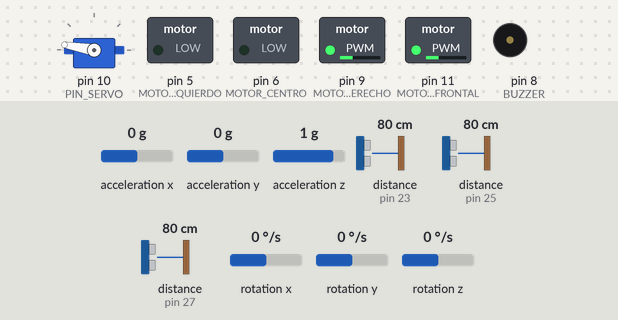
Recording of a sketch running on a simulated Arduino Mega 2560, built with avr-gcc and run on an emulated ATmega2560. Parts: servo, switched loads named in the sketch (green lamp = pin HIGH), buzzer (waves = sounding, pin HIGH). Wiring (inferred from the names in the program): 3 × ultrasonic range finder: trigger pin 22, echo pin 23 / trigger pin 24, echo pin 25 / trigger pin 26, echo pin 27. Inputs (shaded band) come from the test bench; at power-on: distance to the obstacle (sensors on pin 23, pin 25, pin 27) 80 cm, acceleration x 0 g, acceleration y 0 g, acceleration z 1 g, rotation x 0 °/s, rotation y 0 °/s, rotation z 0 °/s. The echo pulse lasts 58.3 µs per cm; pins used as bus, display or sensor lines are not drawn; what the sketch prints to the serial monitor is not drawn.

Above: at 1.27 s.
1.3 s: distance to the obstacle (sensor on pin 23) set to 2 cm
At 2.5 s:
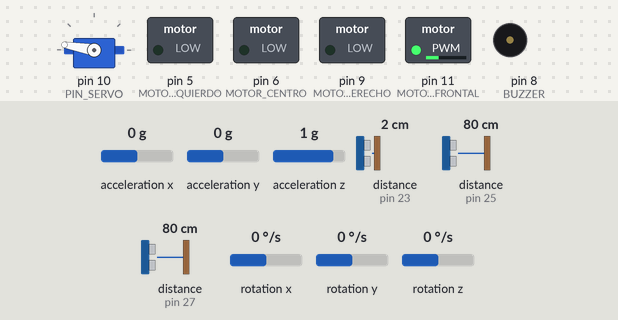
2.8 s: distance to the obstacle (sensor on pin 25) set to 2 cm
At 3.5 s:
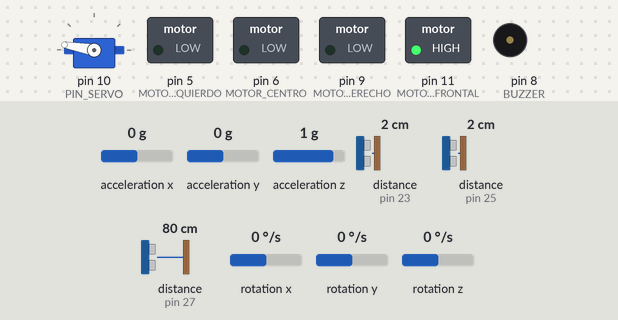
4.3 s: distance to the obstacle (sensor on pin 23) set to 258 cm
7.3 s: distance to the obstacle (sensor on pin 25) set to 250 cm
At 7.64 s:
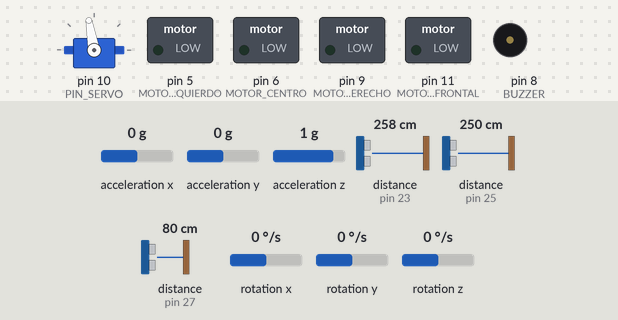
10.3 s: distance to the obstacle (sensor on pin 23) set to 18 cm
At 10.8 s:
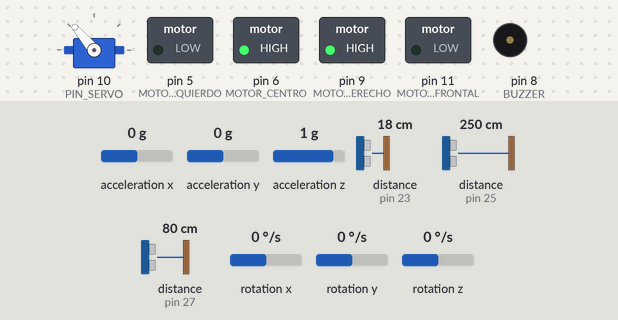
11.8 s: distance to the obstacle (sensor on pin 23) set to 35 cm
At 11.95 s:
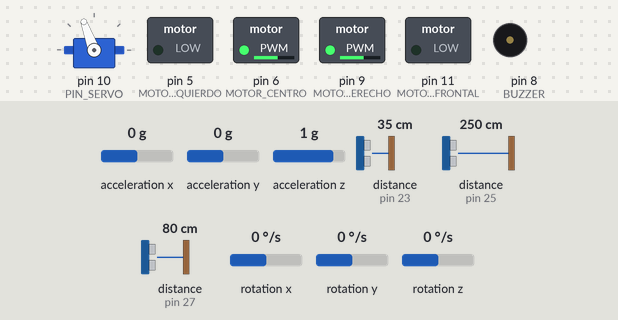
Timing chart, 0 to 27.9 s (numbered marks = the images above; inputs shaded):
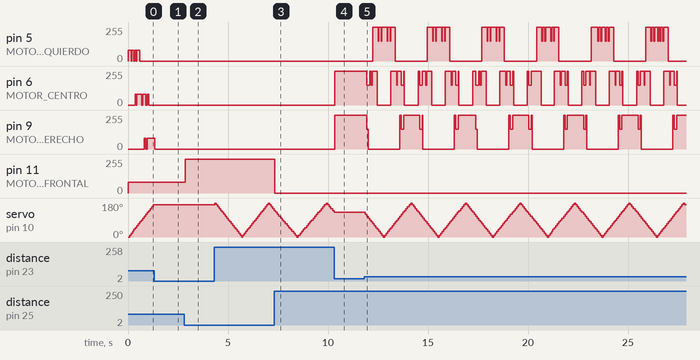

The sketch:

Configuracion.ino
```cpp
/*
  Configuracion.ino
  Pines y variables globales
*/
#include "Variables.h"
//==============================
// SENSORES ULTRASONICOS
//==============================


// Sensor 1
// Radar con servo en la punta
const int TRIG_RADAR = 22;
const int ECHO_RADAR = 23;


// Sensor 2
// Obstaculos altura mano/frente
const int TRIG_FRONTAL = 24;
const int ECHO_FRONTAL = 25;


// Sensor 3
// Suelo / pozos / escalones
const int TRIG_SUELO = 26;
const int ECHO_SUELO = 27;


//==============================
// SERVO RADAR
//==============================

const int PIN_SERVO = 10;


//==============================
// MOTORES VIBRADORES
// Todos PWM
//==============================


// Radar izquierda
const int MOTOR_IZQUIERDO = 5;


// Radar centro
const int MOTOR_CENTRO = 6;


// Radar derecha
const int MOTOR_DERECHO = 9;


// Obstaculo frontal altura mano
const int MOTOR_FRONTAL = 11;


//==============================
// BUZZER
//==============================

const int BUZZER = 8;


//==============================
// MPU6050
// Arduino Mega I2C
//==============================

const int MPU_SDA = 20;
const int MPU_SCL = 21;


//==============================
// VARIABLES DE DISTANCIA
//==============================


long distanciaRadar = 0;

long distanciaFrontal = 0;

long distanciaSuelo = 0;


//==============================
// VARIABLES DEL RADAR
//==============================


int anguloRadar = 0;

bool radarDetenido = false;


//==============================
// VARIABLES DE SEGURIDAD
//==============================


bool caidaDetectada = false;


//==============================
// VARIABLES DE ALARMA
//==============================


// Aumento por peligro de suelo
// 50% más intensidad

int aumentoSuelo = 0;


//==============================
// CONTROL DE TIEMPO
//==============================


unsigned long tiempoActual = 0;
```

Alarma.ino
```cpp
/*
  Alarma.ino
  Control de motores vibradores
*/


//==============================
// Variables internas
//==============================
#include "Variables.h"

unsigned long ultimoPulso = 0;


//==============================
// Inicializar alarma
//==============================

void iniciarAlarma(){


  pinMode(MOTOR_IZQUIERDO, OUTPUT);

  pinMode(MOTOR_CENTRO, OUTPUT);

  pinMode(MOTOR_DERECHO, OUTPUT);

  pinMode(MOTOR_FRONTAL, OUTPUT);

  pinMode(BUZZER, OUTPUT);


  apagarMotores();

}


//==============================
// Apagar todos
//==============================

void apagarMotores(){


  analogWrite(MOTOR_IZQUIERDO,0);

  analogWrite(MOTOR_CENTRO,0);

  analogWrite(MOTOR_DERECHO,0);

  analogWrite(MOTOR_FRONTAL,0);


}


//==============================
// Intensidad según distancia
//==============================

int calcularIntensidad(long distancia){


  if(distancia <= 0){

    return 0;

  }


  if(distancia >= 80){

    return 30;

  }


  if(distancia >= 60){

    return 80;

  }


  if(distancia >= 35){

    return 150;

  }


  return 255;

}


//==============================
// Aplicar aumento por suelo
//==============================

int aplicarSuelo(int intensidad){


  if(distanciaSuelo > 0 && distanciaSuelo < 30){


    intensidad = intensidad + (intensidad * 50 / 100);


  }
  if (intensidad==0){
    intensidad=50;
  }


  if(intensidad > 255){

    intensidad = 255;

  }


  return intensidad;

}


//==============================
// Actualizar alarma
//==============================

void actualizarAlarma(){


  // Primero apagar

  apagarMotores();

  //==================================
  // ALERTA RADAR
  //==================================


  if(distanciaRadar > 5 && distanciaRadar < 80){


    int intensidad1 = calcularIntensidad(distanciaRadar);


    int intensidad = aplicarSuelo(intensidad1);


    if(anguloRadar <= 45){


      analogWrite(MOTOR_IZQUIERDO,intensidad);
      if (intensidad>intensidad1){
        analogWrite(MOTOR_CENTRO,50);
        analogWrite(MOTOR_FRONTAL,50);
        analogWrite(MOTOR_DERECHO,50); }

    }


    else if(anguloRadar <= 75){


      analogWrite(MOTOR_IZQUIERDO,intensidad);

      analogWrite(MOTOR_CENTRO,intensidad);
      if (intensidad>intensidad1){
        analogWrite(MOTOR_FRONTAL,50);
        analogWrite(MOTOR_DERECHO,50); }

    }


    else if(anguloRadar <= 105){


      analogWrite(MOTOR_CENTRO,intensidad);
      if (intensidad>intensidad1){
        analogWrite(MOTOR_IZQUIERDO,50);
        analogWrite(MOTOR_FRONTAL,50);
        analogWrite(MOTOR_DERECHO,50); }

    }


    else if(anguloRadar <= 135){


      analogWrite(MOTOR_CENTRO,intensidad);

      analogWrite(MOTOR_DERECHO,intensidad);

      if (intensidad>intensidad1){
        analogWrite(MOTOR_IZQUIERDO,50);
        analogWrite(MOTOR_FRONTAL,50);
 }

    }


    else{


      analogWrite(MOTOR_DERECHO,intensidad);

      if (intensidad>intensidad1){
        analogWrite(MOTOR_CENTRO,50);
        analogWrite(MOTOR_FRONTAL,50);
        analogWrite(MOTOR_IZQUIERDO,50); }

    }


  }


  //==================================
  // ALERTA FRONTAL
  //==================================


  if(distanciaFrontal > 0 && distanciaFrontal < 100){


    int intensidadFrontal = calcularIntensidad(distanciaFrontal);


    intensidadFrontal = aplicarSuelo(intensidadFrontal);


    analogWrite(MOTOR_FRONTAL,intensidadFrontal);


  }


}
```

Bluetooth.ino
```cpp
/*
  Bluetooth.ino
  Comunicación Bluetooth
*/


//==============================
// Inicializar Bluetooth
//==============================
#include "Variables.h"
void iniciarBluetooth(){


  Serial1.begin(9600);


  Serial.println("Bluetooth iniciado");


}


//==============================
// Actualizar Bluetooth
//==============================

void actualizarBluetooth(){


  static unsigned long ultimoEnvio = 0;


  // Enviar datos cada 1 segundo

  if(millis() - ultimoEnvio >= 1000){


    ultimoEnvio = millis();


    Serial1.print("Radar:");

    Serial1.print(distanciaRadar);


    Serial1.print("cm | Frontal:");

    Serial1.print(distanciaFrontal);


    Serial1.print("cm | Suelo:");

    Serial1.print(distanciaSuelo);


    Serial1.print("cm | Angulo:");

    Serial1.print(anguloRadar);


    Serial1.print(" | Caida:");


    if(caidaDetectada){

      Serial1.println("SI");

    }

    else{

      Serial1.println("NO");

    }


  }


}
```

MPU6050.ino
```cpp
/*
  MPU6050.ino
  Detección de caída del bastón
*/


#include <Wire.h>
#include <MPU6050.h>
#include "Variables.h"

MPU6050 mpu;


//==============================
// Variables internas
//==============================

int16_t ax, ay, az;

int16_t gx, gy, gz;


unsigned long ultimoMovimientoMPU = 0;


// Tiempo que dura la alarma de caída

const unsigned long tiempoAlarmaCaida = 5000;


//==============================
// Inicializar MPU
//==============================

void iniciarMPU(){


  Wire.begin();


  mpu.initialize();


  pinMode(BUZZER, OUTPUT);


  if(mpu.testConnection()){

    Serial.println("MPU6050 conectado");

  }

  else{

    Serial.println("Error MPU6050");

  }


}


//==============================
// Buzzer de emergencia
//==============================

void activarBuzzerCaida(){


  tone(BUZZER, 1000);


}


void apagarBuzzerCaida(){


  noTone(BUZZER);


}


//==============================
// Actualizar MPU
//==============================

void actualizarMPU(){


  mpu.getMotion6(
    &ax,
    &ay,
    &az,
    &gx,
    &gy,
    &gz
  );


  // Magnitud aproximada del movimiento

  long aceleracion =
  abs(ax) + abs(ay) + abs(az);


  //==============================
  // Detectar golpe fuerte
  //==============================


  if(aceleracion > 50000){


    caidaDetectada = true;


    ultimoMovimientoMPU = millis();


    activarBuzzerCaida();


  }


  //==============================
  // Finalizar alerta
  //==============================


  if(caidaDetectada &&
     millis() - ultimoMovimientoMPU > tiempoAlarmaCaida){


    caidaDetectada = false;


    apagarBuzzerCaida();


  }


}
```

Sensores.ino
```cpp
/*
  Sensores.ino
  Lectura HC-SR04
*/


//================================
// Inicializar sensores
//================================

void iniciarSensores() {


  pinMode(TRIG_RADAR, OUTPUT);
  pinMode(ECHO_RADAR, INPUT);


  pinMode(TRIG_FRONTAL, OUTPUT);
  pinMode(ECHO_FRONTAL, INPUT);


  pinMode(TRIG_SUELO, OUTPUT);
  pinMode(ECHO_SUELO, INPUT);


}


//================================
// Función general de medición
//================================

long medirDistancia(const int trig,const int echo) {


  digitalWrite(trig, LOW);
  delayMicroseconds(2);


  digitalWrite(trig, HIGH);
  delayMicroseconds(10);


  digitalWrite(trig, LOW);


  long duracion = pulseIn(echo, HIGH);


  long distancia = duracion * 0.0343 / 2;


  return distancia;


}


//================================
// Sensor radar
//================================
#include "Variables.h"
long leerRadar(){

  return medirDistancia(TRIG_RADAR, ECHO_RADAR);

}


//================================
// Sensor frontal
//================================

long leerFrontal(){

  return medirDistancia(TRIG_FRONTAL, ECHO_FRONTAL);

}


//================================
// Sensor suelo
//================================

long leerSuelo(){
  return  medirDistancia(TRIG_SUELO, ECHO_SUELO);

}
```

ServoRadar.ino
```cpp
/*
  ServoRadar.ino
  Control del servo radar
*/


#include <Servo.h>
#include "Variables.h"

Servo servoRadar;


//==============================
// Variables internas del radar
//==============================

int direccionRadar = 1;

unsigned long ultimoMovimientoRadar = 0;

const int intervaloRadar = 50; // velocidad del barrido


// Distancia para detener radar
const int DISTANCIA_RADAR = 30;


//==============================
// Inicializar radar
//==============================

void iniciarRadar(){

  servoRadar.attach(PIN_SERVO);

  anguloRadar = 0;

  servoRadar.write(anguloRadar);

}


//==============================
// Actualizar movimiento radar
//==============================

void actualizarRadar(){


  //================================
  // Verificar obstáculo
  //================================


  if(distanciaRadar > 0 && distanciaRadar <= DISTANCIA_RADAR){

    radarDetenido = true;

  }

  else{

    radarDetenido = false;

  }


  // Si hay obstáculo, no mover servo

  if(radarDetenido){

    return;

  }


  //================================
  // Movimiento sin delay
  //================================


  unsigned long ahora = millis();


  if(ahora - ultimoMovimientoRadar >= intervaloRadar){


    ultimoMovimientoRadar = ahora;


    anguloRadar += 10* direccionRadar;


    if(anguloRadar >= 180){

      anguloRadar = 180;

      direccionRadar = -1;

    }


    if(anguloRadar <= 0){

      anguloRadar = 0;

      direccionRadar = 1;

    }


    servoRadar.write(anguloRadar);


  }


}
```

Variables.h
```cpp
#ifndef VARIABLES_H
#define VARIABLES_H


// DISTANCIAS

extern long distanciaRadar;

extern long distanciaFrontal;

extern long distanciaSuelo;


// RADAR

extern int anguloRadar;

extern bool radarDetenido;


// SEGURIDAD

extern bool caidaDetectada;


// MOTORES

extern const int MOTOR_IZQUIERDO;

extern const int MOTOR_CENTRO;

extern const int MOTOR_DERECHO;

extern const int MOTOR_FRONTAL;

// BUZZER

extern const int BUZZER;


#endif
```

baston_inteligente.ino
```cpp
#include "Variables.h"
void setup() {

  Serial.begin(9600);


  iniciarSensores();

  iniciarRadar();

  iniciarAlarma();

  iniciarMPU();

  iniciarBluetooth();


}


void loop() {


  //=========================
  // Lectura de sensores
  //=========================

  distanciaRadar = leerRadar();

  distanciaFrontal = leerFrontal();

  distanciaSuelo = leerSuelo();
  Serial.println("distancia");
  Serial.println(distanciaRadar);
  Serial.println(distanciaFrontal);
  Serial.println(distanciaSuelo);
  Serial.println("grados");
  Serial.println(anguloRadar);
  //=========================
  // Radar
  //=========================

  actualizarRadar();


  //=========================
  // Alarmas
  //=========================

  actualizarAlarma();


  //=========================
  // Seguridad
  //=========================

  actualizarMPU();


  //=========================
  // Comunicación
  //=========================

  actualizarBluetooth();


}
```

Measured:
- after the input at 1.3 s, pin 5 (MOTOR_IZQUIERDO), pin 6 (MOTOR_CENTRO): stops changing and stays 0/255; servo on pin 10 (PIN_SERVO): stops changing and stays 170°
- after the input at 2.8 s, pin 11 (MOTOR_FRONTAL): 80/255 → 255/255 after 0.06 s
- after the input at 7.3 s, pin 11 (MOTOR_FRONTAL): 255/255 → 0/255 at once
- after the input at 10.3 s, pin 6 (MOTOR_CENTRO), pin 9 (MOTOR_DERECHO): 0/255 → 255/255 at once; servo on pin 10 (PIN_SERVO): goes on until 10.3 s, then stays 130°
